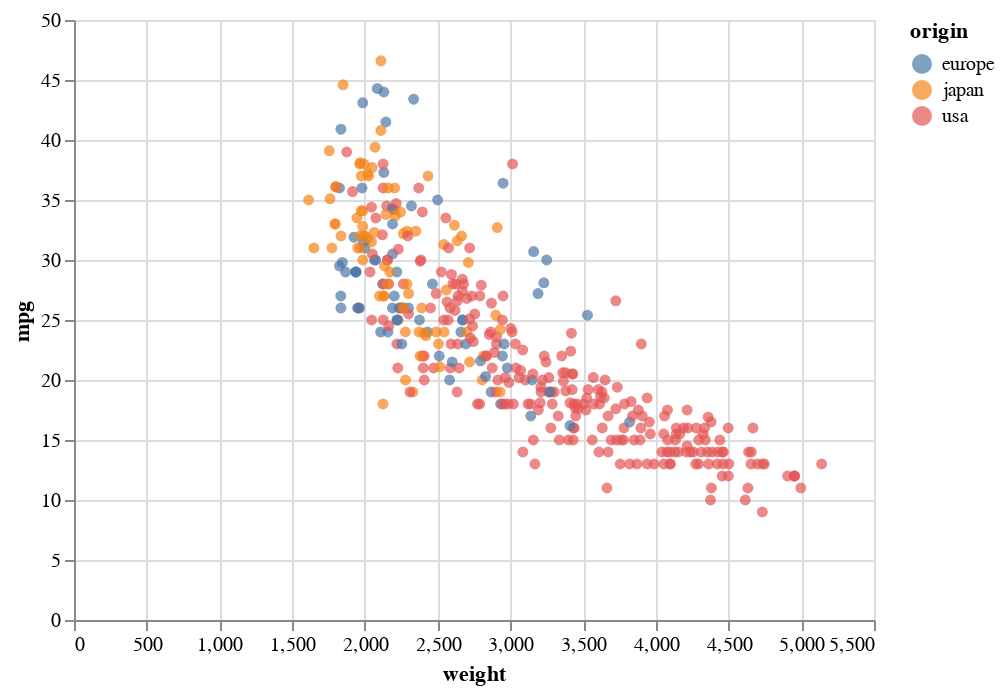

The cell this chart's notebook holds for it:
### Markdown cell above
Notice how if you move your mouse over a point in the chart, you will see all the requested information. Each drawn point should be thought of as corresponding to one row in the original DataFrame.

a tooltip provides supplementary information about a data point when you hover over it. You can specify which columns from your dataframe should be displayed in the tooltip.

### Code cell
alt.Chart(df).mark_circle().encode(
    x = "weight",
    y = "mpg",
    color = "origin",
    tooltip = ["weight", "mpg", "origin", "model_year","name"]
)

### Figure 1 — Vega-Lite specification as saved in the notebook (floating-point values rounded to 4 significant figures; data arrays with more than 128 entries replaced by an {"elided": "..."} marker saying what was removed)
{"config": {"view": {"continuousWidth": 400, "continuousHeight": 300}}, "data": {"name": "data-f1198cc0481ad698d7dc4699e0a3efa7"}, "mark": "circle", "encoding": {"color": {"field": "origin", "type": "nominal"}, "tooltip": [{"field": "weight", "type": "quantitative"}, {"field": "mpg", "type": "quantitative"}, {"field": "origin", "type": "nominal"}, {"field": "model_year", "type": "quantitative"}, {"field": "name", "type": "nominal"}], "x": {"field": "weight", "type": "quantitative"}, "y": {"field": "mpg", "type": "quantitative"}}, "$schema": "https://vega.github.io/schema/vega-lite/v4.17.0.json", "datasets": {"data-f1198cc0481ad698d7dc4699e0a3efa7": {"elided": "398 records"}}}
